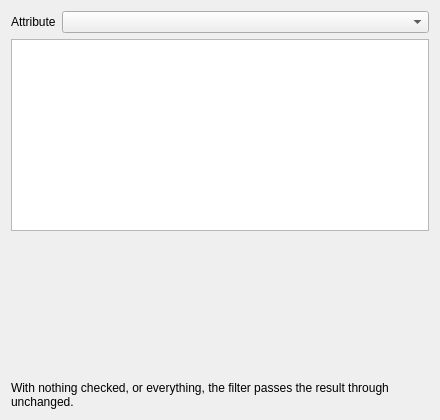
<?xml version="1.0" encoding="UTF-8"?>
<ui version="4.0">
 <class>TaskPostModel</class>
 <widget class="QWidget" name="TaskPostModel">
  <property name="geometry">
   <rect>
    <x>0</x>
    <y>0</y>
    <width>440</width>
    <height>420</height>
   </rect>
  </property>
  <property name="windowTitle">
   <string notr="true">Model Filter</string>
  </property>
  <layout class="QVBoxLayout" name="verticalLayout">
   <item>
    <layout class="QFormLayout" name="formLayout">
     <item row="0" column="0">
      <widget class="QLabel" name="AttributeLabel">
       <property name="toolTip">
        <string>Which identity the model entities are grouped by</string>
       </property>
       <property name="text">
        <string>Attribute</string>
       </property>
      </widget>
     </item>
     <item row="0" column="1">
      <widget class="QComboBox" name="AttributeComboBox">
       <property name="sizePolicy">
        <sizepolicy hsizetype="Expanding" vsizetype="Fixed">
         <horstretch>0</horstretch>
         <verstretch>0</verstretch>
        </sizepolicy>
       </property>
       <property name="toolTip">
        <string>Which identity the model entities are grouped by</string>
       </property>
      </widget>
     </item>
    </layout>
   </item>
   <item>
    <widget class="QTreeWidget" name="ElementTree">
     <property name="toolTip">
      <string>The model entities to keep</string>
     </property>
     <property name="rootIsDecorated">
      <bool>true</bool>
     </property>
     <property name="headerHidden">
      <bool>true</bool>
     </property>
     <column>
      <property name="text">
       <string notr="true">Element</string>
      </property>
     </column>
     <column>
      <property name="text">
       <string notr="true">Count</string>
      </property>
     </column>
    </widget>
   </item>
   <item>
    <widget class="QLabel" name="MessageLabel">
     <property name="sizePolicy">
      <sizepolicy hsizetype="Preferred" vsizetype="Expanding">
       <horstretch>0</horstretch>
       <verstretch>0</verstretch>
      </sizepolicy>
     </property>
     <property name="wordWrap">
      <bool>true</bool>
     </property>
     <property name="text">
      <string/>
     </property>
     <property name="alignment">
      <set>Qt::AlignLeading|Qt::AlignLeft|Qt::AlignTop</set>
     </property>
    </widget>
   </item>
   <item>
    <widget class="QLabel" name="HelpLabel">
     <property name="wordWrap">
      <bool>true</bool>
     </property>
     <property name="text">
      <string>With nothing checked, or everything, the filter passes the result through unchanged.</string>
     </property>
    </widget>
   </item>
  </layout>
 </widget>
 <resources/>
 <connections/>
</ui>
